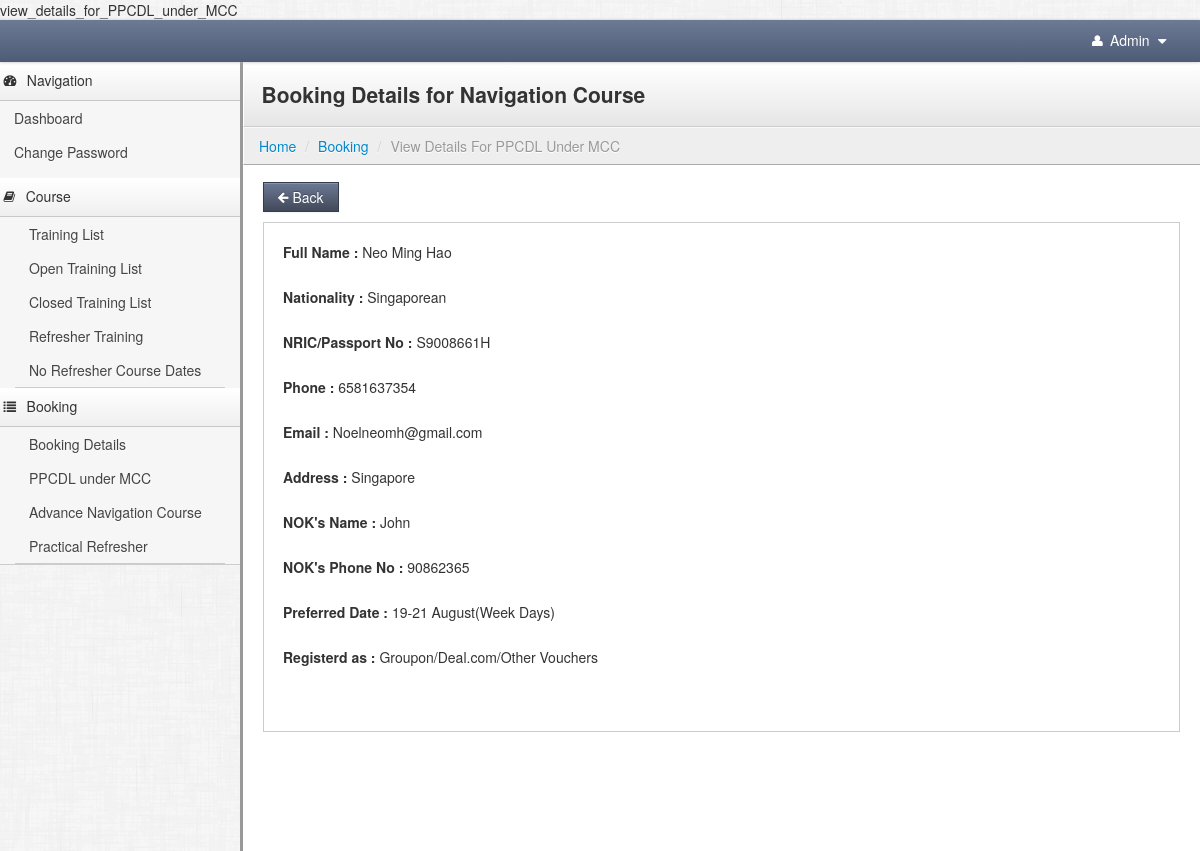
/web_admin/home.php?mode=booking&pg=view_details_for_PPCDL_under_MCC&booking_id=8967361&pg_name=booking_list&start=10 (signed in), run on the app's committed database.
### tables this page shows
CREATE TABLE `booking_details` (
  `booking_id` int(11) NOT NULL AUTO_INCREMENT,
  `booking_name` varchar(255) NOT NULL,
  `nationality` varchar(255) NOT NULL,
  `nric_passport_no` varchar(255) NOT NULL,
  `phone` varchar(100) NOT NULL,
  `email` varchar(255) NOT NULL,
  `address` text NOT NULL,
  `noks_name` varchar(255) NOT NULL,
  `noks_phone` varchar(255) NOT NULL,
  `course_id` int(11) NOT NULL,
  `course_training_id` int(11) NOT NULL,
  `registering_as` varchar(255) NOT NULL,
  `voucher_code` varchar(255) NOT NULL,
  `groupon_security_code` varchar(255) NOT NULL,
  `created_date` date NOT NULL,
  `course_name` varchar(255) NOT NULL,
  `preferred_date` varchar(255) NOT NULL,
  `amount` float NOT NULL,
  `payable_amount` float NOT NULL,
  `booking_status` enum('Y','N') NOT NULL DEFAULT 'N',
  `ts` timestamp NOT NULL DEFAULT CURRENT_TIMESTAMP,
  PRIMARY KEY (`booking_id`)
);

### web_admin/config/function.php (called while the page is built, shortened)
<?php
function url_encode($url){
	$en=0;
	if($en)
		return "anp=".base64_encode(base64_encode($url));
	else
		return $url;
}
function pg_link($url)
{
   if($url)
   		$ret	=	"home.php?".url_encode($url);
   else
   		$ret	=	"home.php";
   return $ret;
}
?>

### web_admin/include_page/booking/view_details_for_PPCDL_under_MCC.php (the view, shortened to what this page needs)
 <?php
	$str = mysql_query("select * from booking_details where booking_id = '".$booking_id."'");
	$result = mysql_fetch_array($str);
 ?>
<?php include("./include/top_bar.php");?>
<?php include("./include/sidebar_nav.php");?>
<div class="content">
    <div class="header">
        <h1 class="page-title"> Booking Details for Navigation Course</h1>
    </div>
    <?php $ind=1;
	include("./include/breadcrumb.php");?>
    <div class="container-fluid">
        <div class="row-fluid">
            <div class="btn-toolbar">
                <a class="btn btn-primary" href="<?=pg_link("mode=booking&pg=".$pg_name."&start=".$start)?>" ><i class="icon-arrow-left"></i> Back</a>
            </div>
            <div class="well">
                <div id="myTabContent" class="tab-content">
                    <div class="tab-pane active in" id="home">
                        <form  name="reg_form" id="reg_form" method="post" action="">
                          <label><b>Full Name : </b><?=$result['booking_name']?></label><br  />
                        <label><b>Nationality : </b><?=$result['nationality']?></label><br  />
                        <label><b>NRIC/Passport No : </b><?=$result['nric_passport_no']?></label><br  />
                        <label><b>Phone : </b><?=$result['phone']?></label><br  />
                        <label><b>Email : </b><?=$result['email']?></label><br  />
                        <label><b>Address : </b><?=$result['address']?></label><br  />
                        <label><b>NOK's Name : </b><?=$result['noks_name']?></label><br  />
                        <label><b>NOK's Phone No : </b><?=$result['noks_phone']?></label><br  />
                       <label><b>Preferred Date : </b><?=$result['preferred_date']?></label><br  />
                       <label><b>Registerd as : </b><?=$result['registering_as']?></label><br  />
                          </div>
                    </div>
                </div>
            </div>
        	<?php include("./include/footer.php"); ?>
        </div>
    </div>
  </body>
</html>

### web_admin/stylesheets/theme.css (style rules this page uses)
body { background: #eee; background-image: url(../images/furley_bg.png); background-position: initial initial; background-repeat: initial initial; background-position: initial initial; background-repeat: initial initial; margin: 0px; padding: 0px; }
h1 { margin-top: 0px; color: #eee; }
.content { min-width: 400px; position: relative; min-height: 800px; background: #fff; margin-left: 240px; border-left: 1px solid #cccccc; border-left: 3px solid #999999; }
.header { background: #ffffff; background: #ffffff; background: -webkit-gradient(linear, left bottom, left top, color-stop(0, #e6e6e6), color-stop(1, #ffffff)); background: -ms-linear-gradient(bottom, #e6e6e6, #ffffff); background: -moz-linear-gradient(center bottom, #e6e6e6 0%, #ffffff 100%); background: -o-linear-gradient(bottom, #e6e6e6, #ffffff); filter: progid:dximagetransform.microsoft.gradient(startColorStr='#4d5b76', EndColorStr='#6c7a95'); -ms-filter: "progid:DXImageTransform.Microsoft.gradient(startColorStr='#ffffff',EndColorStr='#e6e6e6')"; border-bottom: 1px solid #cccccc; border-top: 1px solid #ffffff; border-left: 1px solid #ffffff; padding: 0em 1.25em; }
.header h1 { margin: 1em 0em; padding: 0em; line-height: 1em; font-size: 1.5em; color: #eee; color: #333; }
.btn { -webkit-border-radius: 0px; -moz-border-radius: 0px; border-radius: 0px; }
.btn-primary { background-color: #414959; background-image: -webkit-gradient(linear, 0 0, 0 100%, from(#6c7994), to(#414959)); background-image: -webkit-linear-gradient(top, #6c7994, #414959); background-image: -o-linear-gradient(top, #6c7994, #414959); background-image: linear-gradient(to bottom, #6c7994, #414959); background-image: -moz-linear-gradient(top, #6c7994, #414959); filter: progid:dximagetransform.microsoft.gradient(startColorStr='#6c7994', EndColorStr='#414959'); -ms-filter: "progid:DXImageTransform.Microsoft.gradient(startColorStr='#6c7994',EndColorStr='#414959')"; border: 1px solid #363d4a; }
.well { background-color: #fff; border: 1px solid #ccc; -webkit-box-shadow: 1px 1px 0px #ffffff; -moz-box-shadow: 1px 1px 0px #ffffff; box-shadow: 1px 1px 0px #ffffff; -webkit-border-radius: 0px; -moz-border-radius: 0px; border-radius: 0px; -moz-background-clip: padding; -webkit-background-clip: padding-box; background-clip: padding-box; }

### data on the page
booking_details: booking_name "Neo Ming Hao", nationality "Singaporean", nric_passport_no "S9008661H", phone "6581637354", email "Noelneomh@gmail.com", address "Singapore", noks_name "John", noks_phone "90862365", preferred_date "19-21 August(Week Days)", registering_as "Groupon/Deal.com/Other Vouchers"

### other printed values
$mode_label "Booking"
$pg_label "View Details For PPCDL Under MCC"
